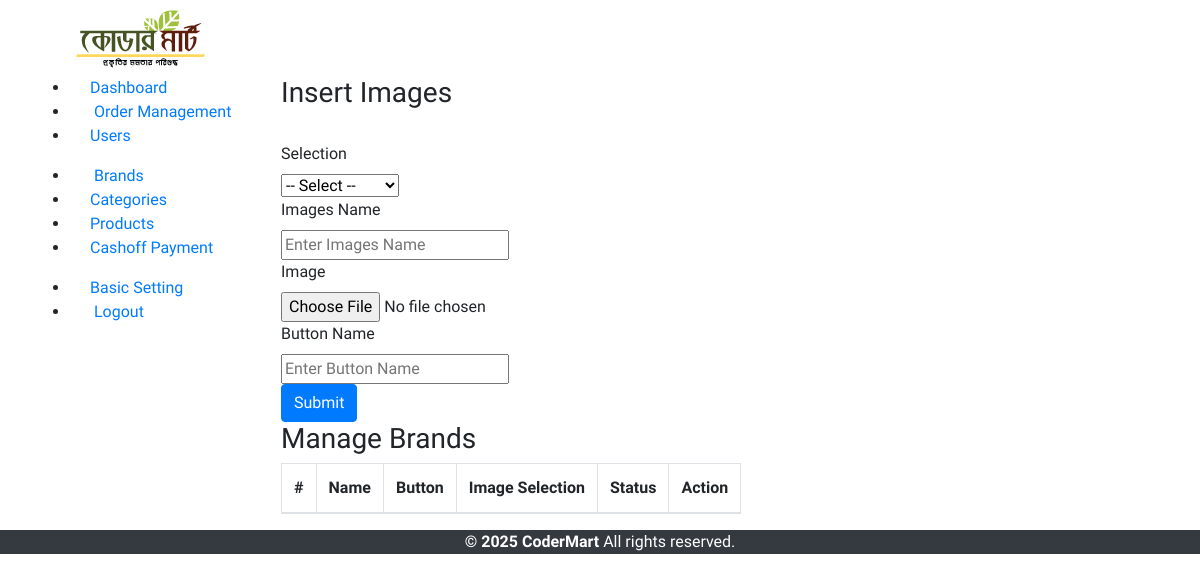
The app's page /admin/images.php (signed in), older data.
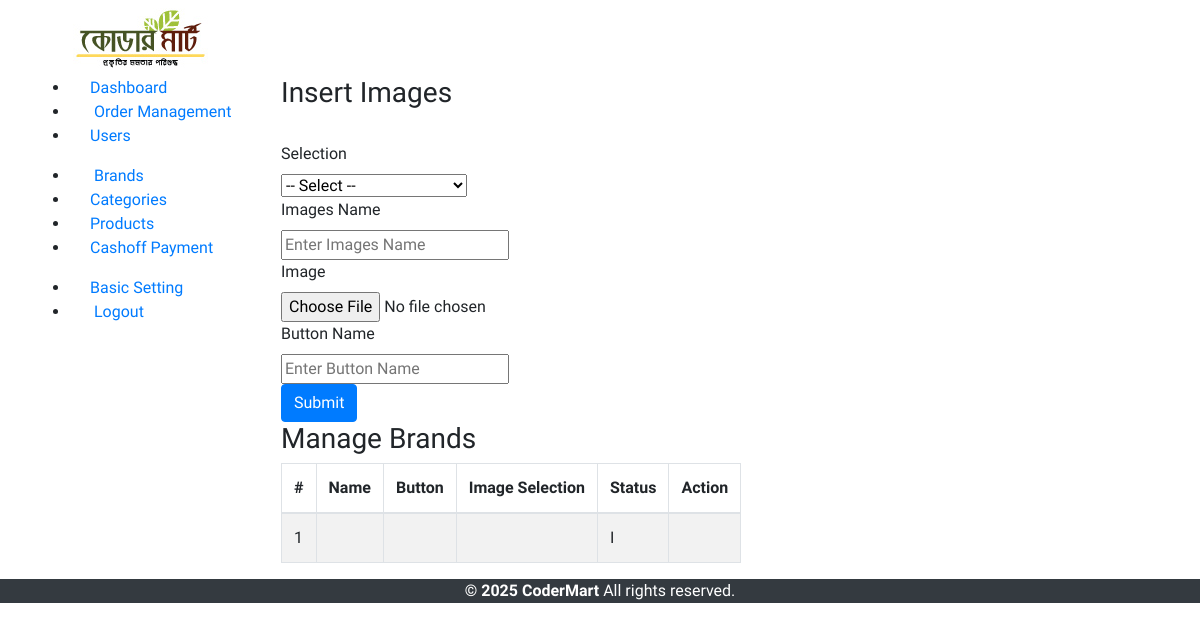
The same page, newer data.
### tables this page shows
CREATE TABLE `basic` (
  `id` int(11) NOT NULL,
  `compName` varchar(50) NOT NULL,
  `compName_en` varchar(50) DEFAULT NULL,
  `address` varchar(255) NOT NULL,
  `phone` varchar(25) NOT NULL,
  `office_phone` varchar(25) NOT NULL,
  `email` varchar(100) NOT NULL,
  `logo` varchar(255) NOT NULL,
  `currency` varchar(255) NOT NULL,
  `facebook` varchar(100) NOT NULL,
  `twitter` varchar(100) NOT NULL,
  `linkedin` varchar(100) NOT NULL,
  `delivery_method` varchar(255) NOT NULL,
  `messanger_group` varchar(150) NOT NULL,
  `whatapps_group` varchar(150) NOT NULL,
  `open_time` varchar(100) NOT NULL,
  `close_time` varchar(100) NOT NULL,
  `updationDate` timestamp NOT NULL DEFAULT current_timestamp()
);

CREATE TABLE `images` (
  `id` int(11) NOT NULL,
  `imgType` varchar(5) NOT NULL,
  `image` varchar(255) NOT NULL,
  `imgName` varchar(255) NOT NULL,
  `imgDesc` varchar(255) NOT NULL,
  `status` varchar(10) NOT NULL
);

### admin/include/config.php (called while the page is built, shortened)
<?php
   $con = mysqli_connect(DB_SERVER,DB_USER,DB_PASS,DB_NAME);
	$sql=mysqli_query($con,"select * from basic where id='1'");
	while($row=mysqli_fetch_array($sql))
	{
		$compName=$row['compName'];
	}
?>

### admin/images.php (the view, shortened to what the changed rows need)
<?php
   include('include/config.php');
   if(strlen($_SESSION['alogin'])==0)
   	{
   header('location:index.php');
   }
   else{
   ?>
<!DOCTYPE html>
<html lang="en">
   <head>
       <?php include('include/head.php');?>
   </head>
   <body>
      <?php include('include/header.php');?>
      <div class="wrapper">
         <div class="container">
            <div class="row">
               <div class="span9">
                  <div class="content">
                     <div class="module">
                        <div class="module-body table">
                           <table cellpadding="0" cellspacing="0" border="0" class="datatable-1 table table-bordered table-striped	 display" width="100%">
                              <thead>
                                 <tr>
                                    <th>#</th>
                                    <th>Name</th>
									<th>Button</th>
                                    <th>Image Selection</th>
                                    <th>Status</th>
                                    <th>Action</th>
                                 </tr>
                              </thead>
                              <tbody>
                                 <?php $query=mysqli_query($con,"select * from images");
                                    $cnt=1;
                                    while($row=mysqli_fetch_array($query))
                                    {
                                    ?>
                                 <tr>
                                    <td><?php echo htmlentities($cnt);?></td>
                                    <td><?php echo htmlentities($row['imagesName']);?></td>
                                    <td><?php echo htmlentities($row['buttonName']);?></td>
                                    <td><?php echo htmlentities($row['imageSelect']);?></td>
                                    <td><?php echo htmlentities($row['status']);?></td>
                                    <td>
                                       <a href="edit-images.php?id=<?php echo $row['id']?>" ><i class="icon-edit"></i></a>
                                       <a href="images.php?id=<?php echo $row['id']?>&del=delete" onClick="return confirm('Are you sure you want to delete?')"><i class="icon-remove-sign"></i></a>
                                    </td>
                                 </tr>
                                 <?php $cnt=$cnt+1; } ?>
                           </table>
                        </div>
                     </div>
                  </div>
               </div>
            </div>
         </div>
      </div>
      <?php include('include/head.php');?>
   </body>
   <?php } ?>

### admin/include/header.php (shortened to what the changed rows need)
<div class="navbar navbar-fixed-top">
   <div class="navbar-inner">
      <div class="container">
		 <a class="brand" href="home.php">
					<?php
					$sql=mysqli_query($con,"select * from basic where id='1'");
					while($row=mysqli_fetch_array($sql))
					{	?>
					<img src="logo/<?php echo $row['id'];?>/<?php echo $row['logo'];?>"  alt="<?php if(isset($compName)){ echo $compName;}?>"/>
					<?php } ?>
				</a>
      </div>
   </div>
</div>

Row changes from the older to the newer data that the page shows:
added images: status "I"
